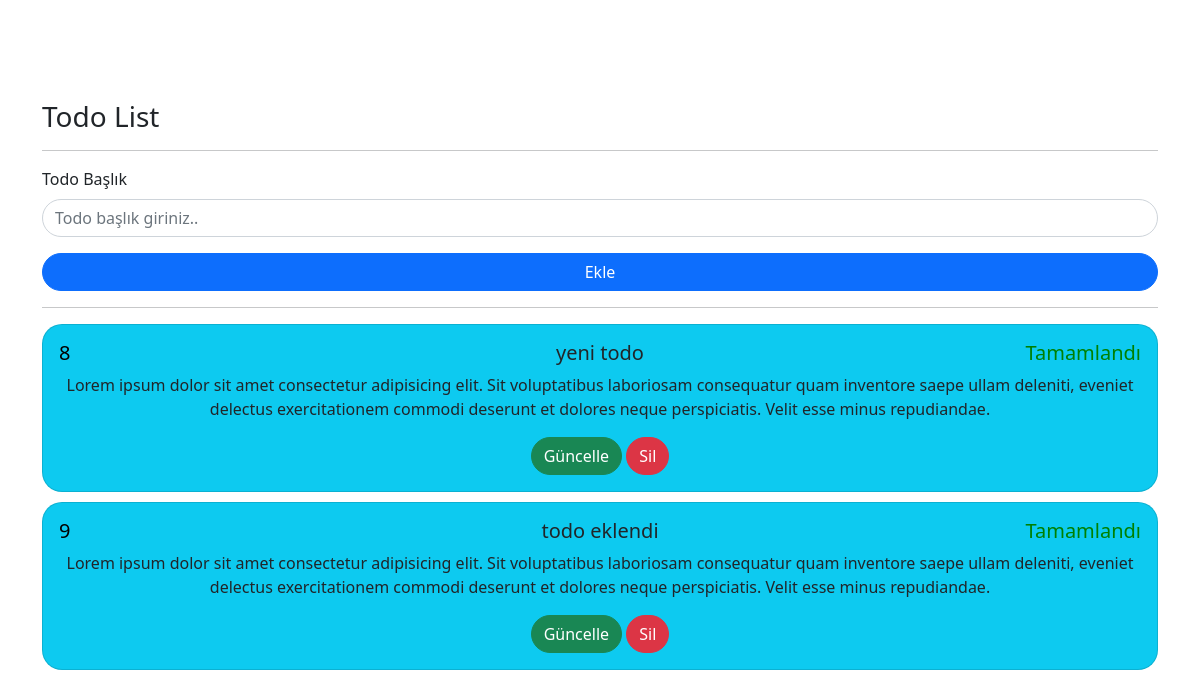
Before: / with the older database file.
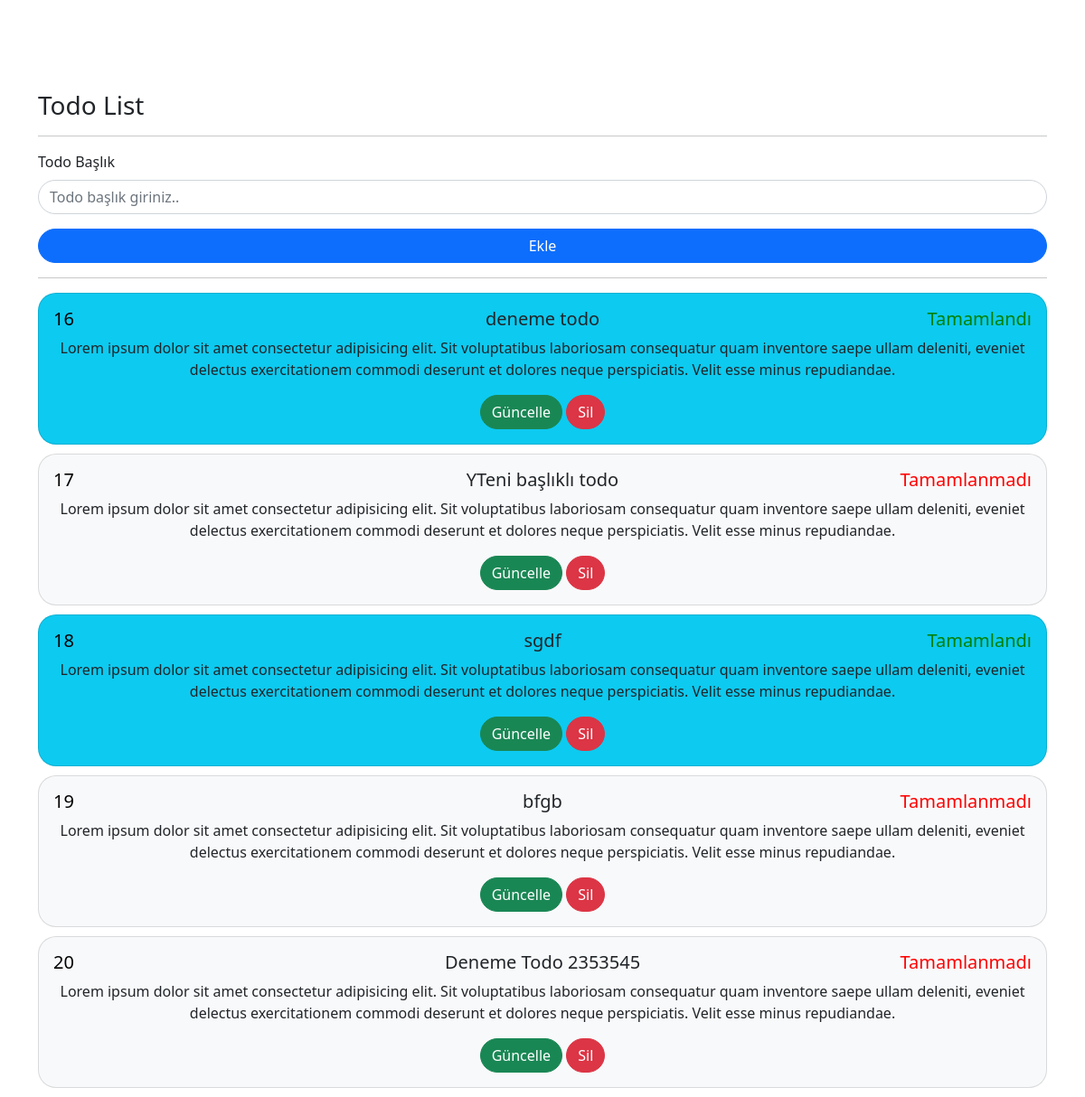
After: the same page with the newer database file.
### todo/models.py (models this page shows, shortened)
class Todo(models.Model):
    title = models.CharField(max_length=100,verbose_name="Başlık")
    completed = models.BooleanField(verbose_name="Durum")

### todo/views.py (the view)
# urls.py: path('', views.index),
def index(request):
    todos = Todo.objects.all()
    return render(request,"index.html",{"todos":todos})

### templates/index.html (shortened to what this page needs)
<!DOCTYPE html>
<html lang="en">
<head>
    <link href="https://cdn.jsdelivr.net/npm/bootstrap@5.0.2/dist/css/bootstrap.min.css" rel="stylesheet"
>
</head>
<body>
    <div style="margin-top: 100px;" class="container">
        <h3>Todo List</h3>
        <hr>
        <form action="addTodo" method="post">
            <div class="mb-3">
                <label for="exampleInputEmail1" class="form-label">Todo Başlık</label>
                <input type="text" name="title" class="form-control" style="border-radius: 20px;" id="exampleInputEmail1" aria-describedby="todoHelp"
                    placeholder="Todo başlık giriniz..">
            </div>
            <div class="d-grid gap-1">
                <button class="btn btn-primary" style="border-radius: 20px;" type="submit">Ekle</button>
            </div>
        </form>
        <hr>
        {% if todos %}
        {% for todo in todos %}
        {% if todo.completed %}
        <div class="card text-center bg-info text-dark"
            style="margin-bottom: 10px;border-radius: 20px;font-weight: 800;">
            {% else %}
            <div class="card text-center bg-light text-dark" style="margin-bottom: 10px;border-radius: 20px;background-color:tan;">
                {% endif %}
                <div class="card-body">
                    <div class="row">
                        <div class="col">
                            <h5 class="card-title" style="text-align: start; color:black; font-weight: 300;">{{todo.id}}
                            </h5>
                        </div>
                        <div class="col-6">
                            <h5 class="card-title" style="text-align: center;">{{todo.title}}</h5>
                        </div>
                        <div class="col">
                            {% if todo.completed %}
                            <h5 class="card-title" style="color: green;text-align: end;">Tamamlandı</h5>
                            {% else %}
                            <h5 class="card-title" style="color: red;text-align: end;">Tamamlanmadı</h5>
                            {% endif %}
                        </div>
                    </div>
                    <p class="card-text" style="font-weight: 500;text-align: center;">Lorem ipsum dolor sit amet consectetur adipisicing elit. Sit voluptatibus laboriosam consequatur quam inventore saepe ullam deleniti, eveniet delectus exercitationem commodi deserunt et dolores neque perspiciatis. Velit esse minus repudiandae.</p>
                    <a href="/update/{{todo.id}}" style="border-radius: 20px;" class="btn btn-success">Güncelle</a>
                    <a href="/delete/{{todo.id}}" style="border-radius: 20px;" class="btn btn-danger">Sil</a>
                </div>
            </div>
            {% endfor %}
            {% else %}
            <div class="alert alert-danger">
                Herhangi bir todo bulunamadı.
            </div>
            {% endif %}
        </div>
</body>
</html>

Changed rows visible on the page:
removed Todo: id "8", title "yeni todo", completed "Tamamlandı"
removed Todo: id "9", title "todo eklendi", completed "Tamamlandı"
added Todo: id "16", title "deneme todo", completed "Tamamlandı"
added Todo: id "17", title "YTeni başlıklı todo", completed "Tamamlanmadı"
added Todo: id "18", title "sgdf", completed "Tamamlandı"
added Todo: id "19", title "bfgb", completed "Tamamlanmadı"
added Todo: id "20", title "Deneme Todo 2353545", completed "Tamamlanmadı"
